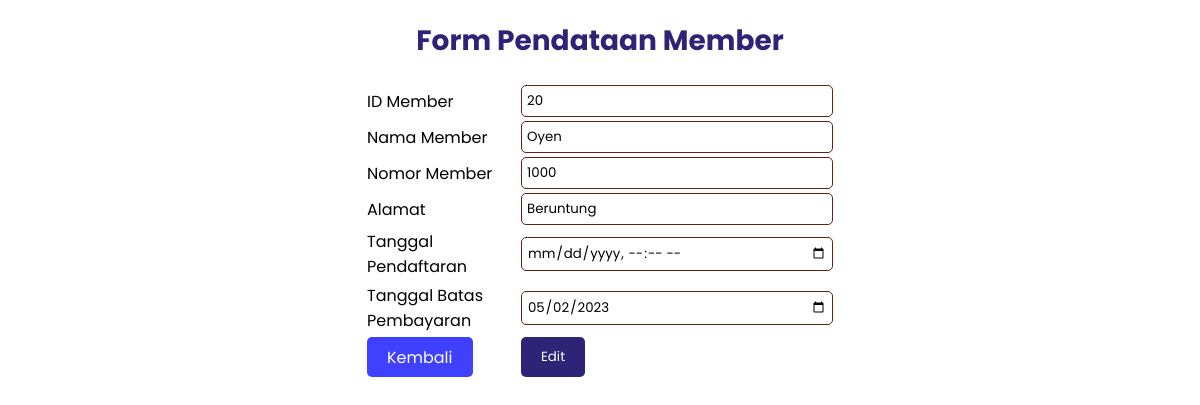
The app's page /FormMember.php?id_member=20 with its own data.
### tables this page shows
CREATE TABLE `member` (
  `id_member` int(20) NOT NULL,
  `nama_member` varchar(250) NOT NULL,
  `nomor_member` varchar(15) NOT NULL,
  `alamat` text NOT NULL,
  `tgl_mendaftar` datetime NOT NULL,
  `tgl_terakhir_bayar` date NOT NULL
);

### Koneksi.php (called while the page is built)
<?php
function koneksi()
{
    try {
        $dbh = new PDO('mysql:host=localhost;dbname=perpustakaan', "root", "");
        $dbh->setAttribute( PDO::ATTR_ERRMODE, PDO::ERRMODE_EXCEPTION );
      }
      catch (PDOException $e) {
        print "Koneksi atau query bermasalah: " . $e->getMessage() . "<br/>";
        die();
      }
    return $dbh;
}
?>

### Model.php (called while the page is built, shortened)
<?php
require("Koneksi.php");
function editmember() {
    $stmt = koneksi()->prepare("SELECT * FROM member WHERE id_member =".$_GET['id_member']);
    $stmt->execute();
    $GLOBALS['result'] = $stmt->fetchAll();
}
?>

### FormMember.php (the view, shortened to what this page needs)
<?php require('Model.php');
if (isset($_GET['id_member'])) {
    editmember();
}
?>
<!DOCTYPE html>
<html>
<head>
</head>
<body>
    <h2>Form Pendataan Member</h2>
    <form action="" method="post">
        <table>
            <tr>
                <td>ID Member</td>
                <td><input type="text" name="id_member" <?php echo (isset($_GET['id_member'])) ?  "value = " . $result[0]["id_member"] . "" : "value = '' "; ?> required> <br></td>
            </tr>
            <tr>
                <td>Nama Member</td>
                <td><input type="text" name="Nama" <?php echo (isset($_GET['id_member'])) ?  "value = " . $result[0]["nama_member"] . "" : "value = '' "; ?> required> <br></td>
            </tr>
            <tr>
                <td>Nomor Member</td>
                <td><input type="text" name="nomor" <?php echo (isset($_GET['id_member'])) ?  "value = " . $result[0]["nomor_member"] . "" : "value = '' "; ?> required> <br></td>
            </tr>
            <tr>
                <td>Alamat</td>
                <td><input type="text" name="alamat" <?php echo (isset($_GET['id_member'])) ?  "value = " . $result[0]["alamat"] . "" : "value = '' "; ?> required> <br></td>
            </tr>
            <tr>
                <td>Tanggal Pendaftaran</td>
                <td><input type="datetime-local" name="daftar" <?php echo (isset($_GET['id_member'])) ?  "value = " . $result[0]["tgl_mendaftar"] . "" : "value = '' "; ?> required> <br></td>
            </tr>
            <tr>
                <td>Tanggal Batas Pembayaran</td>
                <td><input type="date" name="bayar" <?php echo (isset($_GET['id_member'])) ?  "value = " . $result[0]["tgl_terakhir_bayar"] . "" : "value = '' "; ?> required> <br></td>
            </tr>
            <tr>
                <td>
                    <a href="Member.php" class="button-kembali">Kembali</a>
                </td>
                <td>
                    <?php
                    if (isset($_GET['id_member']))
                    {
                        echo "<button type=\"submit\" name=\"update\">Edit</button>";
                    }else {
                        echo "<button type=\"submit\" name=\"submit\">Tambah</button>";
                    }
                    ?>
                </td>
            </tr>
        </table>
    </form>
</body>
</html>

### FormMember.php (style rules this page uses)
body { width: 900px; margin: auto; background-color: #ffffff; font-family: 'Poppins', sans-serif; padding: 20px; position: relative; }
h2 { color: #2d2477; font-size: 28px; margin-top: 0; text-align: center; margin-bottom: 20px; }
table { margin-right: auto; margin-left: auto; }
tr { margin-bottom: 10px; color: black; }
td:first-child { font-weight: normal; width: 150px; }
input[type="text"], input[type="datetime-local"], input[type="date"] { width: 300px; padding: 5px; border-radius: 5px; border: 1px solid #5E2612; font-family: 'Poppins', sans-serif; }
button { font-family: 'Poppins', sans-serif; background-color: #2d2477; color: #FFFFFF; border: none; padding: 10px 20px; border-radius: 5px; cursor: pointer; transition: background-color 0.3s ease-in-out; }
.button-kembali { font-family: 'Poppins', sans-serif; background-color: #4040ff; color: #FFFFFF; border: none; padding: 8.5px 20px; border-radius: 5px; cursor: pointer; transition: background-color 0.3s ease-in-out; margin-right: 5px; text-decoration: none; }

### records on screen
member: id_member "20", Nama "Oyen", nomor "1000", alamat "Beruntung", bayar "05/02/2023"
